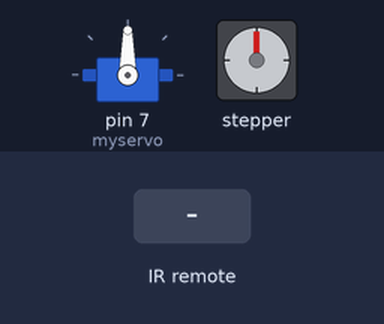
Simulated run of this sketch. Board: Arduino Uno, built with avr-gcc and run on an emulated ATmega328P. On the bench: servo, stepper motor. The inputs (shaded band) are chosen by the test bench. Stepper angles assume 2048 steps per turn.

Above: at 1.2 s.
1.3 s: infrared code 0xFFA857 received
At 1.75 s:
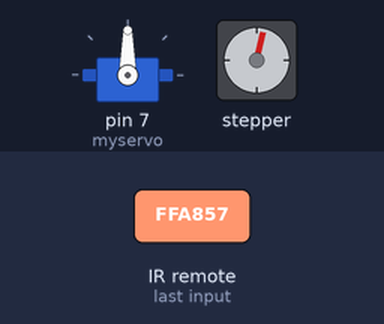
10.3 s: infrared code 0xFFC23D received
At 11.5 s:
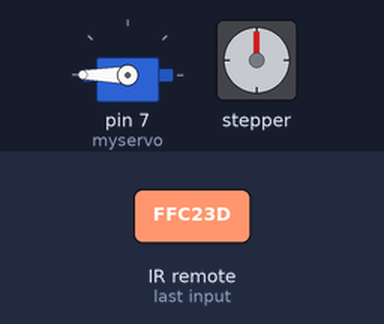
12.5 s: infrared code 0xFF629D received
At 12.95 s:
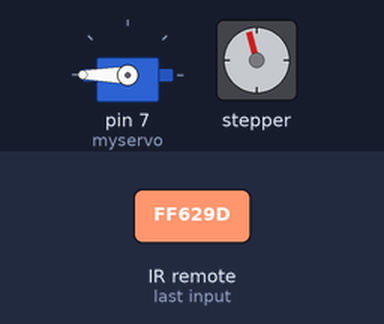
Timing chart, 0 to 21.7 s (numbered marks = the images above; inputs shaded):
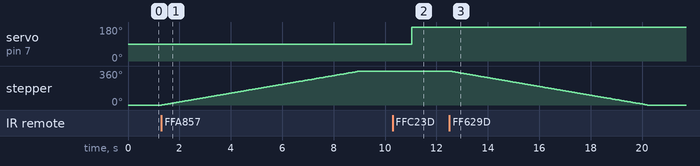

Measured:
- after the input at 1.3 s, stepper: turns 360° clockwise in 7.7 s, starting at once
- after the input at 10.3 s, servo on pin 7 (myservo): 90° → 180° after 0.74 s
- after the input at 12.5 s, stepper: turns 360° counter-clockwise in 7.7 s, starting at once

The sketch:

Project830_task1_Remote.ino
```cpp
//www.elegoo.com
//2016.12.12
/* Chirs - version*/
/* uses stepper, servo and IR remote*/

#include "Stepper.h"
#include "IRremote.h"
#include <Servo.h>

/*----- Variables, Pins -----*/
#define STEPS  32   // Number of steps per revolution of Internal shaft
int  Steps2Take;  // 2048 = 1 Revolution
int receiver = 12; // Signal Pin of IR receiver to Arduino Digital Pin 6

   Servo myservo;

Stepper small_stepper(STEPS, 8, 10, 9, 11);
IRrecv irrecv(receiver);    // create instance of 'irrecv'
decode_results results;     // create instance of 'decode_results'

void setup()
{
  irrecv.enableIRIn(); // Start the receiver
  myservo.attach(7);
  myservo.write(90);
  Serial.begin(9600);
}

void loop()
{
if (irrecv.decode(&results)) // have we received an IR signal?

  {
    switch(results.value)

    {

      case 0xFFA857: // VOL+ button pressed
                      small_stepper.setSpeed(500); //Max seems to be 500
                      Steps2Take  =  2048;  // Rotate CW
                      small_stepper.step(Steps2Take);
                      delay(2000);
                      break;                                                     //maybe add a loop here to constantly rotate servo?

      case 0xFF629D: // VOL- button pressed
                      small_stepper.setSpeed(500);
                      Steps2Take  =  -2048;  // Rotate CCW
                      small_stepper.step(Steps2Take);
                      delay(2000);
                      break;                                                  //maybe add a loop here to constantly rotate servo?

      case 0xFFC23D: // Forward Skip button pressed
                     myservo.write(0);

      case 0xFF22DD: // Backward Skip button pressed
                     myservo.write(180);

    }
      irrecv.resume(); // receive the next value
                 digitalWrite(8, LOW);
                 digitalWrite(9, LOW);
                 digitalWrite(10, LOW);
                 digitalWrite(11, LOW);
  }
}
```
